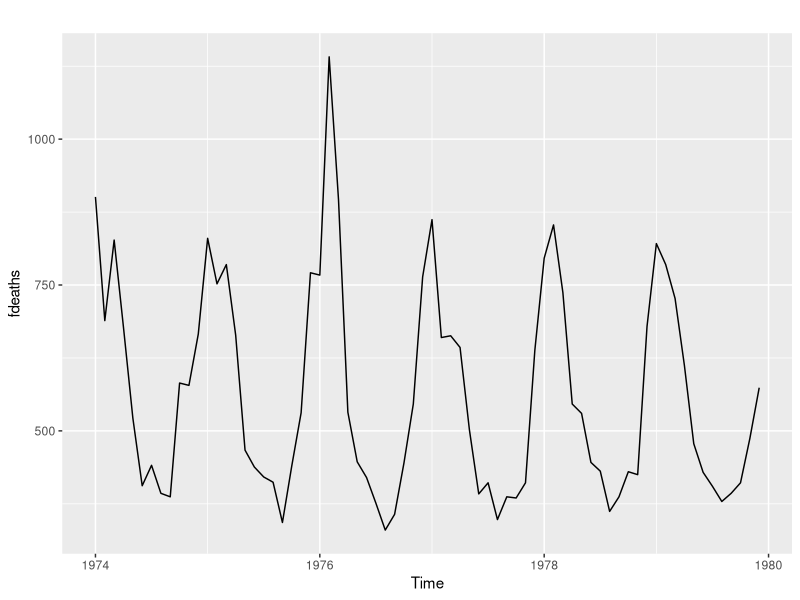
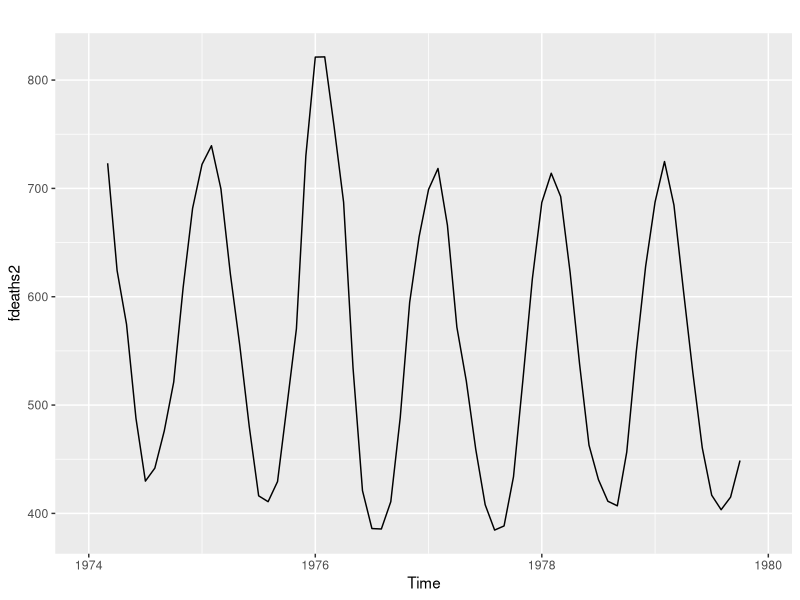
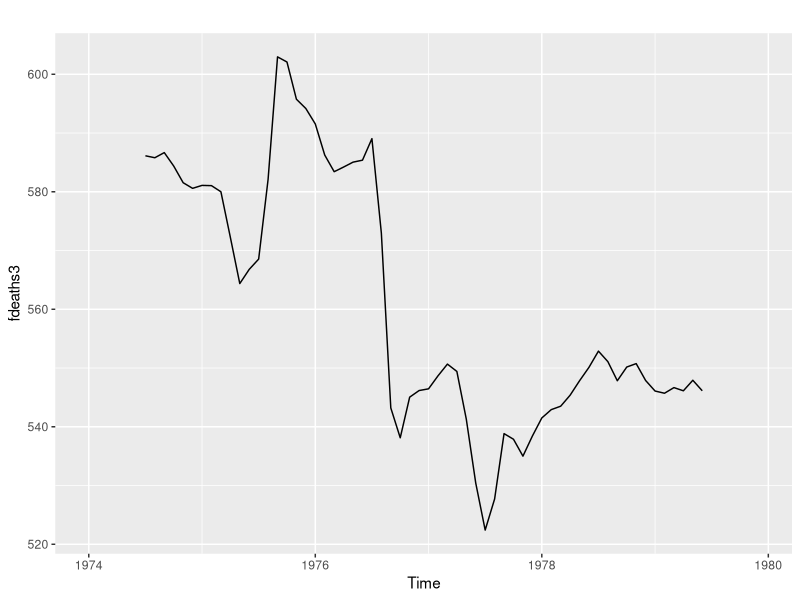
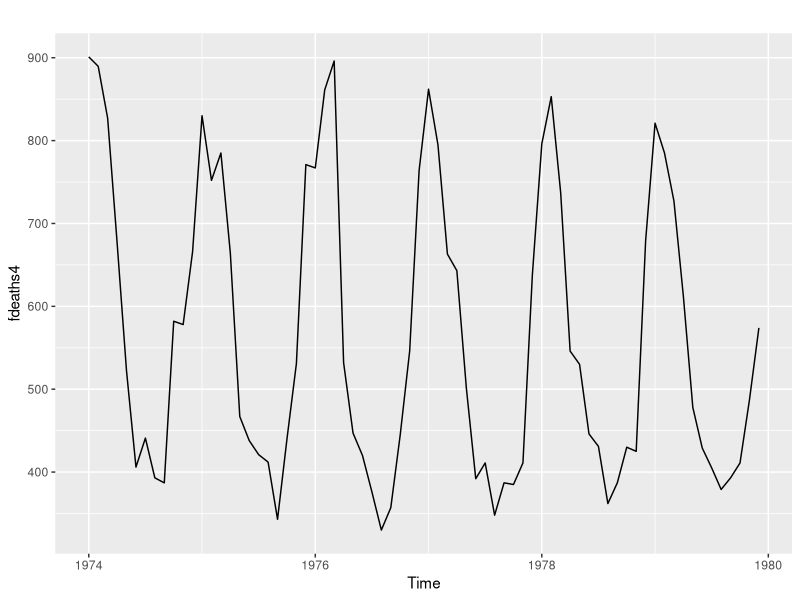
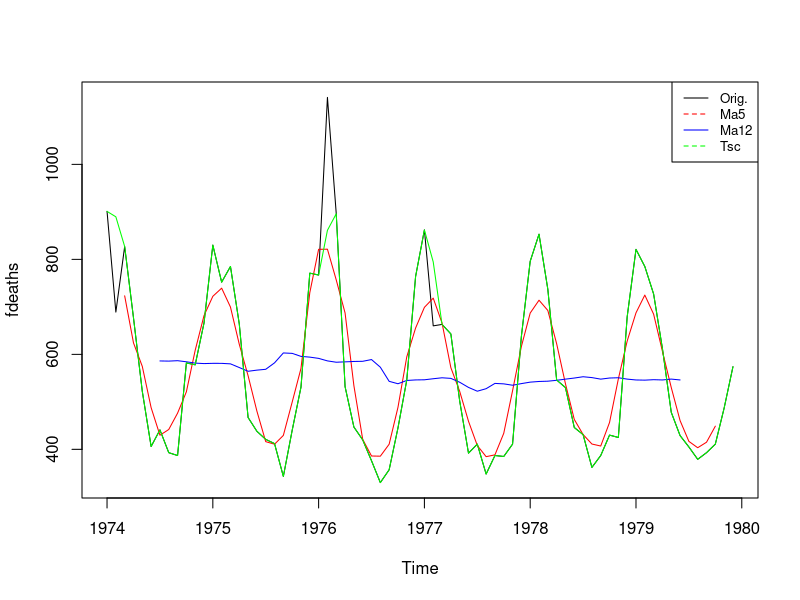

Write R code to recreate these figures, in order.
library(forecast)
library(ggplot2)

autoplot(fdeaths)

fdeaths2 = ma(fdeaths, order=5)
autoplot(fdeaths2)

fdeaths3 = ma(fdeaths, order=12)
autoplot(fdeaths3)

fdeaths4 = tsclean(fdeaths)
autoplot(fdeaths4)

plot(fdeaths)
lines(fdeaths2, col="red")
lines(fdeaths3, col="blue")
lines(fdeaths4, col="green")

legend("topright",legend = c("Orig.","Ma5","Ma12","Tsc"), col = c("black","red","blue","green"), lty = 1:2, cex = 0.8)